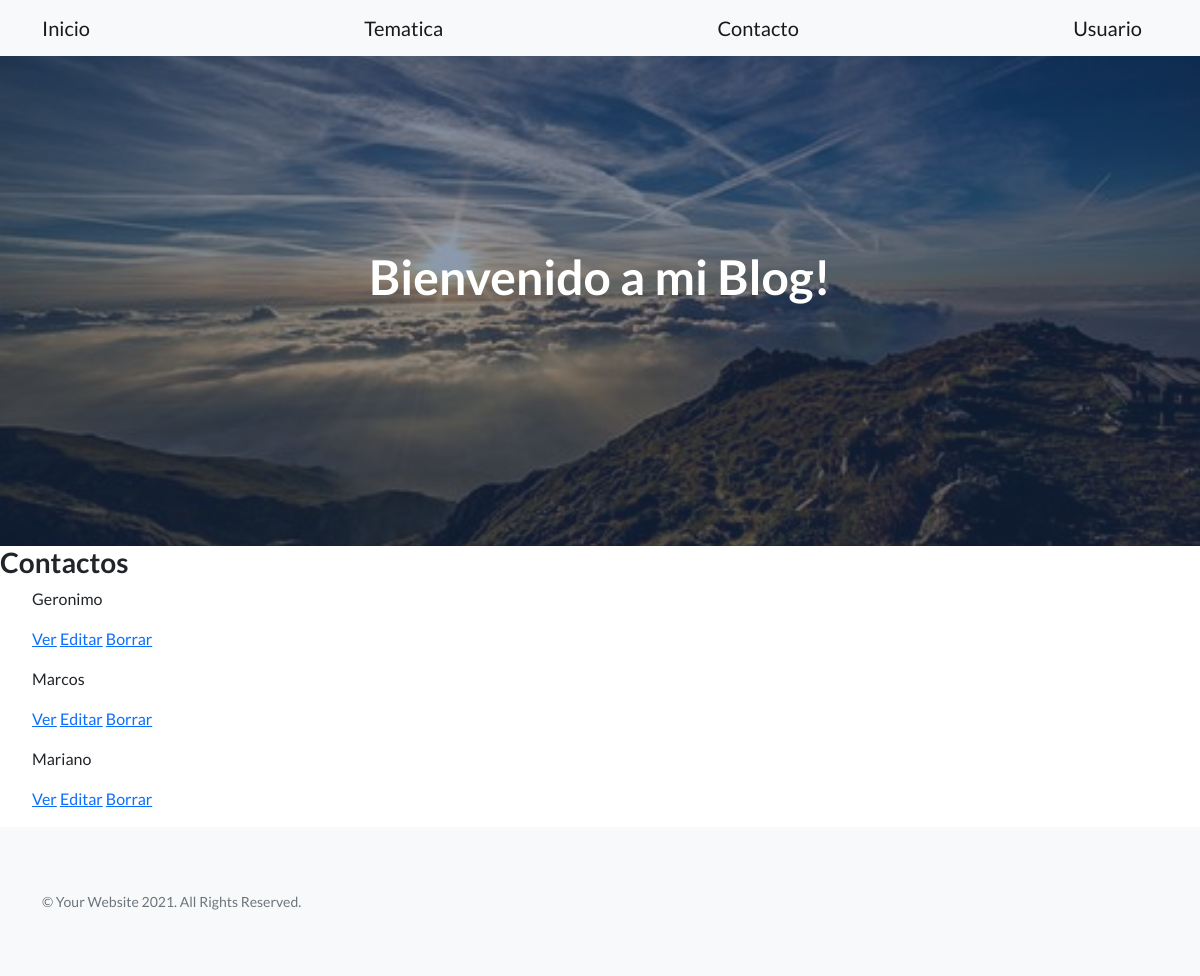
/AppFogliatti/contacto/list/, run on the app's committed database.
### AppFogliatti/models.py (models this page shows)
class Contacto(models.Model):
    nombre=models.CharField(max_length=40)
    correo=models.CharField(max_length=50)
    descripcion=models.CharField(max_length=300)

### AppFogliatti/views.py (the view)
# urls.py: path('contacto/list/', views.Contactolist.as_view(),name='ListContacto'),
class Contactolist(ListView):
    model = Contacto
    template = "AppFogliatti/contacto_list.html"

### AppFogliatti/templates/AppFogliatti/contacto_list.html (shortened to what this page needs)
{% extends "AppFogliatti/padre.html" %}
{% load static %}
{% block contenidoQueCambia %}
<h3>Contactos</h3>
    <ul>
        {% for contacto in object_list%}
            <p>{{contacto.nombre}}</p>
                <a href="{%url 'DetailContacto' contacto.id %}">Ver</a>
                <a href="{%url 'EditContacto' contacto.id %}">Editar</a>
                <a href="{%url 'DeleteContacto' contacto.id %}">Borrar</a>
        {%endfor%}
    </ul>
{% endblock %}

### data on the page
Contacto: nombre "Geronimo"
Contacto: nombre "Marcos"
Contacto: nombre "Mariano"
